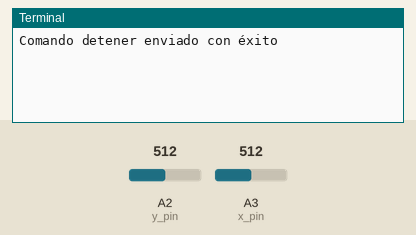
Recording of a program running on a simulated Arduino board driven over Firmata from a computer. Shown: the last lines printed to the terminal. Inputs (shaded band) come from the test bench; at power-on: A2 (y_pin) = 512, A3 (x_pin) = 512 (analog values on the 0–1023 scale). The desktop window is not drawn, its controls go by their first labels and the mouse button is held 0.15 s; web requests get an empty 200 reply after 0.4 s.

Above: at 6.6 s.
6.7 s: A2 (y_pin) set to 900
At 8.3 s:
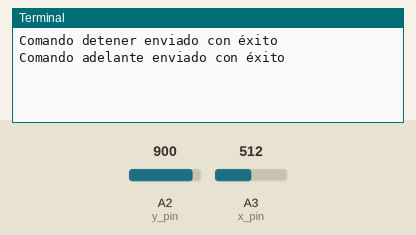
8.6 s: A3 (x_pin) set to 900
At 10.2 s:
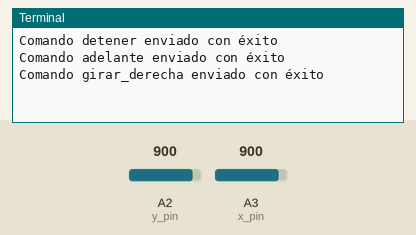
10.5 s: A2 (y_pin) set to 122
At 11.8 s:
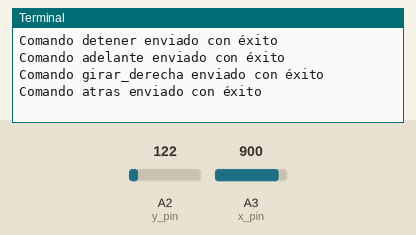
12.4 s: A3 (x_pin) set to 122
At 13.8 s:
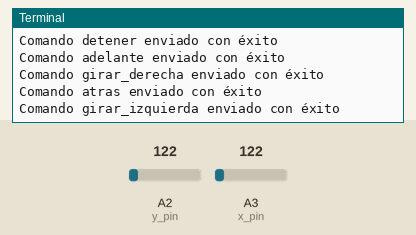

Measured:
- after the input at 6.7 s, the terminal: prints a new line after 0.42 s (image 1)
- after the input at 8.6 s, the terminal: prints a new line after 0.46 s (image 2)
- after the input at 10.5 s, the terminal: prints a new line after 0.40 s (image 3)
- after the input at 12.4 s, the terminal: prints a new line after 0.45 s (image 4)

The program:

practica8carro_rasp_arduino.py
```python
import tkinter as tk
import requests
from pyfirmata import Arduino, util

# Configuración de Arduino
arduino_port = "COM4"  # Cambia este puerto según tu configuración
board = Arduino(arduino_port)
it = util.Iterator(board)
it.start()

# Pines del joystick
x_pin = board.get_pin('a:3:i')  # Eje y conectado al pin A2 del Arduino
y_pin = board.get_pin('a:2:i')  # Eje x conectado al pin A3 del Arduino
# Si tienes botón SW, puedes leerlo también, pero no es obligatorio
x_pin.enable_reporting()
y_pin.enable_reporting()

# Dirección IP de la Raspberry Pi Pico W
pico_ip = "192.168.X.XXX"  # Cambia esta IP por la de tu Pico W

# Variables para evitar reenvío de comandos constantes
ultimo_comando = None

def enviar_comando(comando):
    global ultimo_comando
    if comando != ultimo_comando:
        try:
            url = f"http://{pico_ip}/{comando}"
            response = requests.get(url)
            if response.status_code == 200:
                print(f"Comando {comando} enviado con éxito")
            else:
                print(f"Error al enviar {comando}: {response.status_code}")
        except Exception as e:
            print(f"Error de conexión: {e}")
        ultimo_comando = comando

# Ajustes de zona muerta y umbrales
zona_muerta = 0.3
umbral_mov = 0.7

def actualizar_joystick():
    x_val = x_pin.read()
    y_val = y_pin.read()

    if x_val is not None and y_val is not None:
        x = x_val * 2 - 1  # Rango -1 a 1
        y = y_val * 2 - 1

        # Mover el marcador según x,y en el canvas
        desplazamiento = 100
        marcador_x = centro_x + x * desplazamiento
        marcador_y = centro_y - y * desplazamiento
        canvas.coords(marcador, marcador_x - 5, marcador_y - 5, marcador_x + 5, marcador_y + 5)

        # Lógica para el movimiento del carrito usando umbrales
        # Primero, la zona muerta
        if abs(x) < zona_muerta and abs(y) < zona_muerta:
            enviar_comando("detener")
        else:
            # Determinar comando según eje dominante
            # Si |y| > |x|, priorizamos adelante/atrás
            # Si |x| >= |y|, priorizamos giro
            if abs(y) > abs(x):
                if y > umbral_mov:
                    enviar_comando("adelante")
                elif y < -umbral_mov:
                    enviar_comando("atras")
                else:
                    # Si no llega al umbral, detenemos
                    enviar_comando("detener")
            else:
                if x > umbral_mov:
                    enviar_comando("girar_derecha")
                elif x < -umbral_mov:
                    enviar_comando("girar_izquierda")
                else:
                    enviar_comando("detener")

    root.after(100, actualizar_joystick)  # Actualizar cada 100ms

def cerrar():
    board.exit()
    root.destroy()

root = tk.Tk()
root.title("Control del Carrito con Joystick")
root.geometry("600x700")
root.configure(bg="#f0f0f0")  # gris claro

titulo = tk.Label(
    root,
    text="Control del Carrito con Joystick",
    font=("Comic Sans MS", 24, "italic bold underline"),
    fg="#800080",  # Púrpura
    bg="#D3D3D3",  # Gris claro
    justify="center",
    relief="groove",
    bd=3,
    width=30
)
titulo.pack(pady=10)

canvas = tk.Canvas(root, width=400, height=400, bg="#FFFFFF", highlightthickness=0)
canvas.pack()

centro_x, centro_y = 200, 200
# Dibujar la cruz
canvas.create_line(0, centro_y, 400, centro_y, fill="#000000", width=2)
canvas.create_line(centro_x, 0, centro_x, 400, fill="#000000", width=2)

# Marcador del joystick
marcador = canvas.create_oval(centro_x - 5, centro_y - 5, centro_x + 5, centro_y + 5, fill="#1b2bf5")

# Ya no mostramos ángulo, así que removemos cualquier label de ángulo
# Etiqueta del ángulo eliminada

btn_cerrar = tk.Button(root, text="Cerrar", font=("Arial", 14), command=cerrar, bg="#aa2929", fg="#FFFFFF")
btn_cerrar.pack(pady=10)

actualizar_joystick()

root.mainloop()
```
